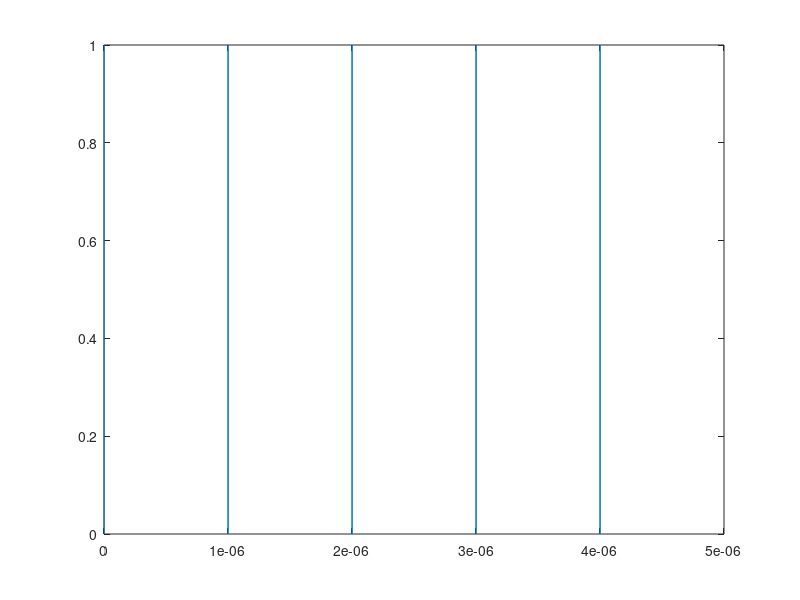
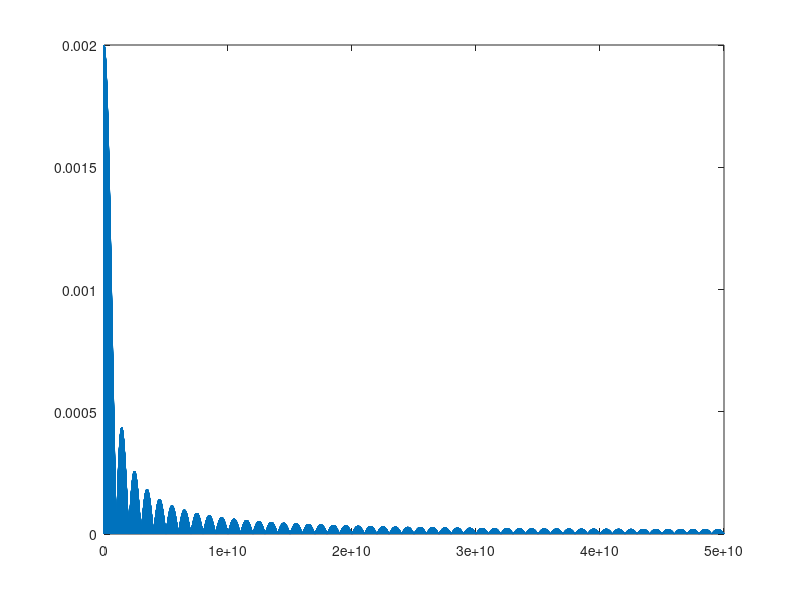

Reproduce these figures in MATLAB, in order.
clear;
close all;
clc;

% 1 ns pulse over 1 us period repeated for 5 us

Fs = 100*10^9;
Ts = 1/Fs;
duration = 10^-6;
pulse_duration = 10^-9;
signal_length = Fs * duration;
pulse_length = Fs * pulse_duration;
t = (0:(signal_length-1))*Ts;
signal = zeros(1, signal_length);

% 1 us pulse
signal(1:pulse_length) = 1;

% Repeated 5 times
signal = [signal signal  signal signal signal];
signal_length = length(signal);
t = (0:(signal_length-1))*Ts;

figure;
plot(t, signal);


% FFT
f = Fs*(0:(signal_length/2))/signal_length;
Y = fft(signal);
p2 = abs(Y/signal_length);
p1 = p2(1:(signal_length/2)+1);
p1(2:end-1) = 2*p1(2:end-1);

figure;
plot(f, p1);